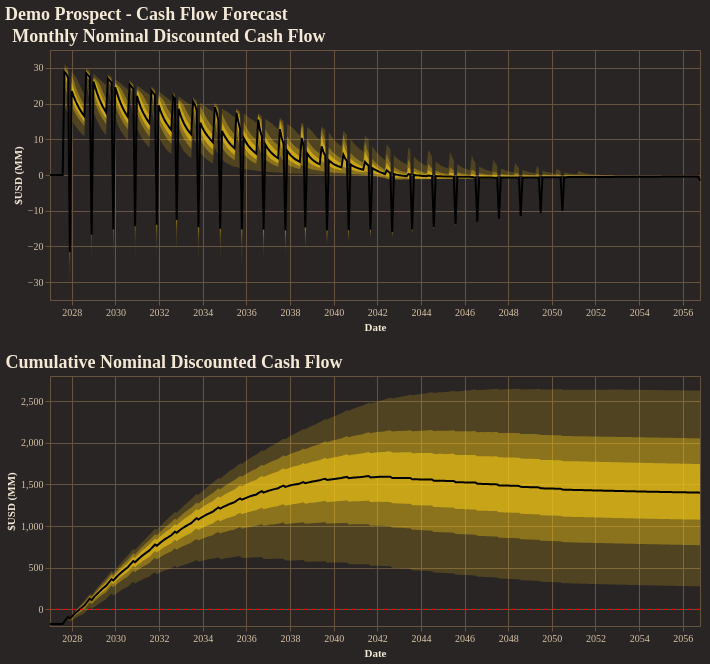

Here is the notebook cell this chart was saved with:
### Code cell
fig = reporter.plotter.combined_cash_flow_plot(
    figsize=(650, 250),
    backend=PLOTTING_BACKEND
)
fig.show()

### Figure 1 — Vega-Lite specification as saved in the notebook (floating-point values rounded to 4 significant figures; data arrays with more than 128 entries replaced by an {"elided": "..."} marker saying what was removed)
{"config": {"background": "#292524", "view": {"fill": "#292524", "stroke": "#665340"}, "title": {"color": "#f4e9d7", "font": "Merriweather", "fontSize": 18, "fontWeight": 600, "subtitleColor": "#d5c2a6", "anchor": "start"}, "axis": {"domainColor": "#665340", "gridColor": "#665340", "tickColor": "#665340", "labelColor": "#d5c2a6", "titleColor": "#f4e9d7", "labelFont": "Merriweather", "titleFont": "Merriweather"}, "legend": {"titleColor": "#f4e9d7", "labelColor": "#d5c2a6", "labelFont": "Merriweather", "titleFont": "Merriweather", "orient": "top-right", "symbolType": "circle"}, "header": {"labelColor": "#d5c2a6", "titleColor": "#f4e9d7", "labelFont": "Merriweather", "titleFont": "Merriweather"}, "mark": {"color": "#c78d3b"}, "line": {"color": "#c78d3b"}, "bar": {"color": "#c78d3b"}, "point": {"color": "#ddb06d"}, "area": {"color": "#c78d3b", "opacity": 0.35}, "text": {"color": "#f4e9d7", "font": "Merriweather"}, "range": {"category": ["#5DA5DA", "#F28E2B", "#59C36A", "#E15759", "#B07AA1", "#4ECDC4", "#FF9DA7", "#EDC948"]}}, "vconcat": [{"layer": [{"mark": {"type": "area", "color": "rgba(250, 204, 21, 1.0)", "opacity": 0.18}, "encoding": {"tooltip": [{"field": "date", "title": "Date", "type": "temporal"}, {"field": "p01", "format": ",.2f", "title": "P01", "type": "quantitative"}, {"field": "p10", "format": ",.2f", "title": "P10", "type": "quantitative"}, {"field": "p25", "format": ",.2f", "title": "P25", "type": "quantitative"}, {"field": "p50", "format": ",.2f", "title": "P50", "type": "quantitative"}, {"field": "p75", "format": ",.2f", "title": "P75", "type": "quantitative"}, {"field": "p90", "format": ",.2f", "title": "P90", "type": "quantitative"}, {"field": "p99", "format": ",.2f", "title": "P99", "type": "quantitative"}], "x": {"field": "date", "title": "Date", "type": "temporal"}, "y": {"field": "p01", "title": "$USD (MM)", "type": "quantitative"}, "y2": {"field": "p99"}}}, {"mark": {"type": "area", "color": "rgba(250, 204, 21, 1.0)", "opacity": 0.35}, "encoding": {"tooltip": [{"field": "date", "title": "Date", "type": "temporal"}, {"field": "p01", "format": ",.2f", "title": "P01", "type": "quantitative"}, {"field": "p10", "format": ",.2f", "title": "P10", "type": "quantitative"}, {"field": "p25", "format": ",.2f", "title": "P25", "type": "quantitative"}, {"field": "p50", "format": ",.2f", "title": "P50", "type": "quantitative"}, {"field": "p75", "format": ",.2f", "title": "P75", "type": "quantitative"}, {"field": "p90", "format": ",.2f", "title": "P90", "type": "quantitative"}, {"field": "p99", "format": ",.2f", "title": "P99", "type": "quantitative"}], "x": {"field": "date", "title": "Date", "type": "temporal"}, "y": {"field": "p10", "title": "$USD (MM)", "type": "quantitative"}, "y2": {"field": "p90"}}}, {"mark": {"type": "area", "color": "rgba(250, 204, 21, 1.0)", "opacity": 0.55}, "encoding": {"tooltip": [{"field": "date", "title": "Date", "type": "temporal"}, {"field": "p01", "format": ",.2f", "title": "P01", "type": "quantitative"}, {"field": "p10", "format": ",.2f", "title": "P10", "type": "quantitative"}, {"field": "p25", "format": ",.2f", "title": "P25", "type": "quantitative"}, {"field": "p50", "format": ",.2f", "title": "P50", "type": "quantitative"}, {"field": "p75", "format": ",.2f", "title": "P75", "type": "quantitative"}, {"field": "p90", "format": ",.2f", "title": "P90", "type": "quantitative"}, {"field": "p99", "format": ",.2f", "title": "P99", "type": "quantitative"}], "x": {"field": "date", "title": "Date", "type": "temporal"}, "y": {"field": "p25", "title": "$USD (MM)", "type": "quantitative"}, "y2": {"field": "p75"}}}, {"mark": {"type": "line", "color": "black", "strokeWidth": 2}, "encoding": {"tooltip": [{"field": "date", "title": "Date", "type": "temporal"}, {"field": "p01", "format": ",.2f", "title": "P01", "type": "quantitative"}, {"field": "p10", "format": ",.2f", "title": "P10", "type": "quantitative"}, {"field": "p25", "format": ",.2f", "title": "P25", "type": "quantitative"}, {"field": "p50", "format": ",.2f", "title": "P50", "type": "quantitative"}, {"field": "p75", "format": ",.2f", "title": "P75", "type": "quantitative"}, {"field": "p90", "format": ",.2f", "title": "P90", "type": "quantitative"}, {"field": "p99", "format": ",.2f", "title": "P99", "type": "quantitative"}], "x": {"field": "date", "title": "Date", "type": "temporal"}, "y": {"field": "p50", "title": "$USD (MM)", "type": "quantitative"}}}], "data": {"name": "data-34a201ac65a600f3ce94f2dd26453e65"}, "height": 250, "title": "Monthly Nominal Discounted Cash Flow", "width": 650}, {"layer": [{"layer": [{"mark": {"type": "area", "color": "rgba(250, 204, 21, 1.0)", "opacity": 0.18}, "encoding": {"tooltip": [{"field": "date", "title": "Date", "type": "temporal"}, {"field": "p01", "format": ",.2f", "title": "P01", "type": "quantitative"}, {"field": "p10", "format": ",.2f", "title": "P10", "type": "quantitative"}, {"field": "p25", "format": ",.2f", "title": "P25", "type": "quantitative"}, {"field": "p50", "format": ",.2f", "title": "P50", "type": "quantitative"}, {"field": "p75", "format": ",.2f", "title": "P75", "type": "quantitative"}, {"field": "p90", "format": ",.2f", "title": "P90", "type": "quantitative"}, {"field": "p99", "format": ",.2f", "title": "P99", "type": "quantitative"}], "x": {"field": "date", "title": "Date", "type": "temporal"}, "y": {"field": "p01", "title": "$USD (MM)", "type": "quantitative"}, "y2": {"field": "p99"}}}, {"mark": {"type": "area", "color": "rgba(250, 204, 21, 1.0)", "opacity": 0.35}, "encoding": {"tooltip": [{"field": "date", "title": "Date", "type": "temporal"}, {"field": "p01", "format": ",.2f", "title": "P01", "type": "quantitative"}, {"field": "p10", "format": ",.2f", "title": "P10", "type": "quantitative"}, {"field": "p25", "format": ",.2f", "title": "P25", "type": "quantitative"}, {"field": "p50", "format": ",.2f", "title": "P50", "type": "quantitative"}, {"field": "p75", "format": ",.2f", "title": "P75", "type": "quantitative"}, {"field": "p90", "format": ",.2f", "title": "P90", "type": "quantitative"}, {"field": "p99", "format": ",.2f", "title": "P99", "type": "quantitative"}], "x": {"field": "date", "title": "Date", "type": "temporal"}, "y": {"field": "p10", "title": "$USD (MM)", "type": "quantitative"}, "y2": {"field": "p90"}}}, {"mark": {"type": "area", "color": "rgba(250, 204, 21, 1.0)", "opacity": 0.55}, "encoding": {"tooltip": [{"field": "date", "title": "Date", "type": "temporal"}, {"field": "p01", "format": ",.2f", "title": "P01", "type": "quantitative"}, {"field": "p10", "format": ",.2f", "title": "P10", "type": "quantitative"}, {"field": "p25", "format": ",.2f", "title": "P25", "type": "quantitative"}, {"field": "p50", "format": ",.2f", "title": "P50", "type": "quantitative"}, {"field": "p75", "format": ",.2f", "title": "P75", "type": "quantitative"}, {"field": "p90", "format": ",.2f", "title": "P90", "type": "quantitative"}, {"field": "p99", "format": ",.2f", "title": "P99", "type": "quantitative"}], "x": {"field": "date", "title": "Date", "type": "temporal"}, "y": {"field": "p25", "title": "$USD (MM)", "type": "quantitative"}, "y2": {"field": "p75"}}}, {"mark": {"type": "line", "color": "black", "strokeWidth": 2}, "encoding": {"tooltip": [{"field": "date", "title": "Date", "type": "temporal"}, {"field": "p01", "format": ",.2f", "title": "P01", "type": "quantitative"}, {"field": "p10", "format": ",.2f", "title": "P10", "type": "quantitative"}, {"field": "p25", "format": ",.2f", "title": "P25", "type": "quantitative"}, {"field": "p50", "format": ",.2f", "title": "P50", "type": "quantitative"}, {"field": "p75", "format": ",.2f", "title": "P75", "type": "quantitative"}, {"field": "p90", "format": ",.2f", "title": "P90", "type": "quantitative"}, {"field": "p99", "format": ",.2f", "title": "P99", "type": "quantitative"}], "x": {"field": "date", "title": "Date", "type": "temporal"}, "y": {"field": "p50", "title": "$USD (MM)", "type": "quantitative"}}}], "data": {"name": "data-c211f924707ef3dd66cf187bd7d27319"}, "title": "Cumulative Nominal Discounted Cash Flow"}, {"data": {"name": "data-42990c68f268a11fa16682fcd3437a6f"}, "mark": {"type": "rule", "color": "red", "strokeDash": [4, 4]}, "encoding": {"y": {"field": "zero", "type": "quantitative"}}}], "height": 250, "width": 650}], "title": "Demo Prospect - Cash Flow Forecast", "$schema": "https://vega.github.io/schema/vega-lite/v5.20.1.json", "datasets": {"data-34a201ac65a600f3ce94f2dd26453e65": {"elided": "360 records"}, "data-c211f924707ef3dd66cf187bd7d27319": {"elided": "360 records"}, "data-42990c68f268a11fa16682fcd3437a6f": [{"zero": 0}]}}
